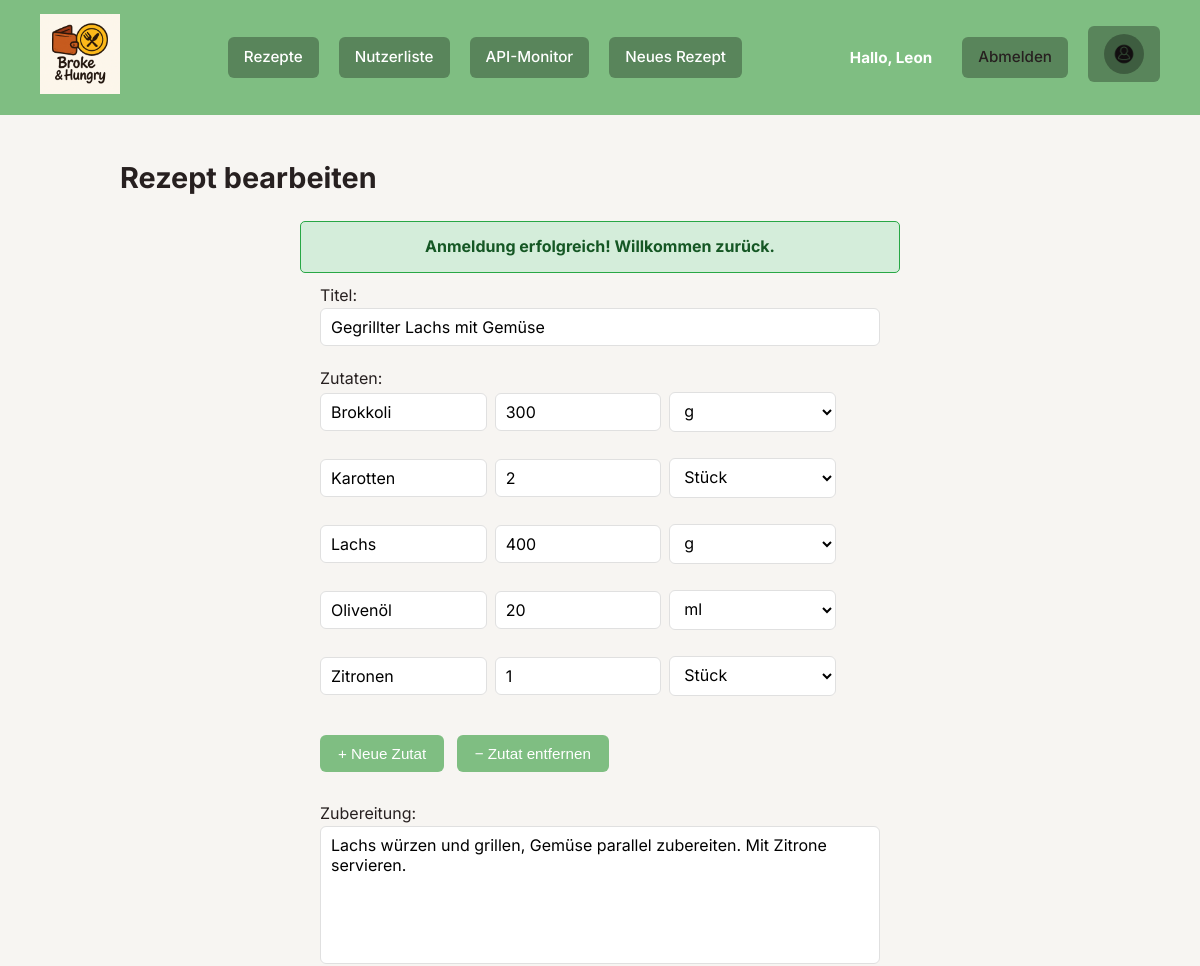
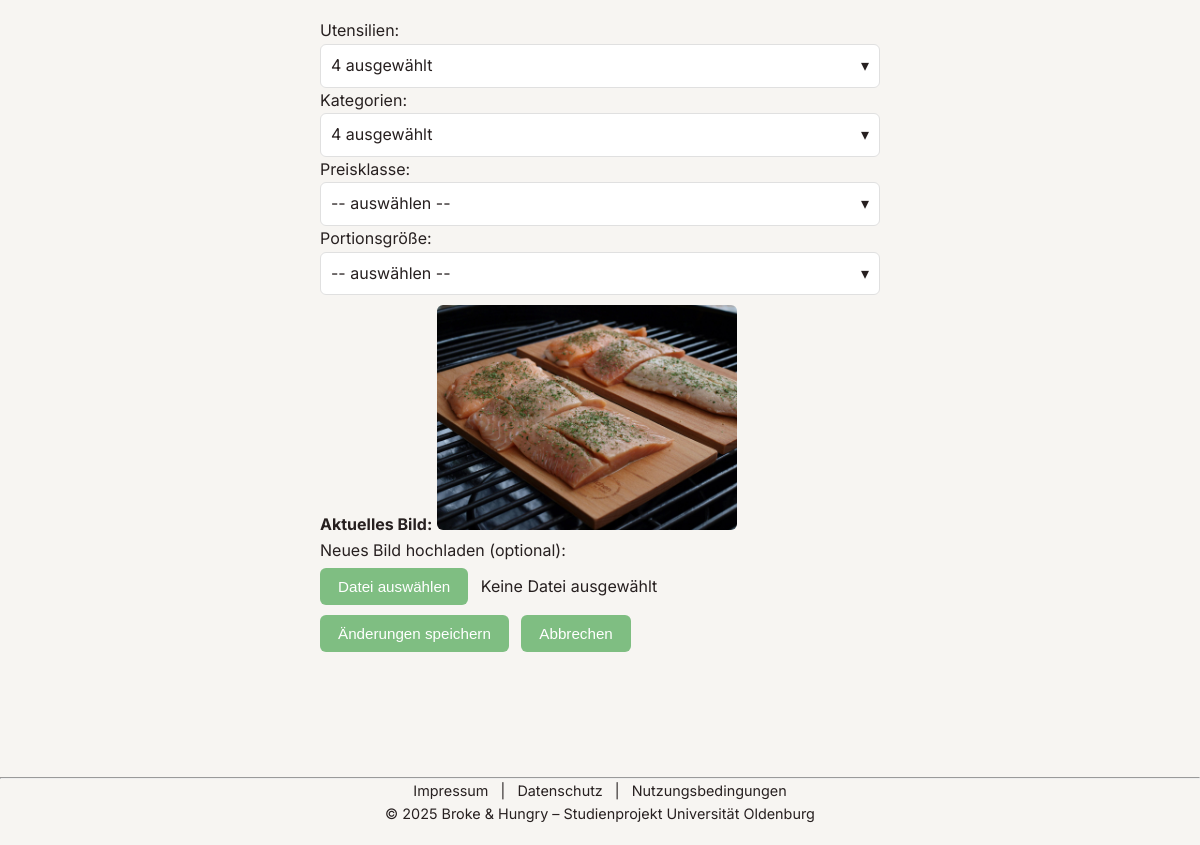
The app's page /index.php?page=rezept-bearbeiten&id=3 (signed in) with its own data (2 pictures, top to bottom).
### tables this page shows
CREATE TABLE Rezept (
            RezeptID INTEGER PRIMARY KEY AUTOINCREMENT,
            Titel TEXT NOT NULL,
            Zubereitung TEXT NOT NULL,
            BildPfad TEXT,
            ErstellerID INTEGER,
            PreisklasseID INTEGER,
            PortionsgroesseID INTEGER,
            Erstellungsdatum TEXT NOT NULL,
            FOREIGN KEY (ErstellerID) REFERENCES Nutzer(NutzerID) ON DELETE CASCADE,
            FOREIGN KEY (PreisklasseID) REFERENCES Preisklasse(PreisklasseID),
            FOREIGN KEY (PortionsgroesseID) REFERENCES Portionsgroesse(PortionsgroesseID)
        );

CREATE TABLE RezeptZutat (
            RezeptID INTEGER,
            Zutat TEXT,
            Menge TEXT,
            Einheit TEXT,
            PRIMARY KEY (RezeptID, Zutat),
            FOREIGN KEY (RezeptID) REFERENCES Rezept(RezeptID) ON DELETE CASCADE
        );

### php/controller/RezeptController.php (called while the page is built, shortened)
<?php
require_once 'php/model/RezeptDAO.php';
require_once 'php/include/form_utils.php';
function showRezeptBearbeitenFormular($id): void {
    require_once 'php/include/form_utils.php';
    $id = validateId($id);
    $dao = new RezeptDAO();
    $rezept = $dao->findeNachId($id);
    $rezept['kategorienMitIds'] = $dao->findeKategorienMitIdsNachRezeptId($id);
    require 'php/view/rezept-bearbeiten.php';
}

### data/pdo.php (called while the page is built)
<?php
class Database {
    private static ?PDO $pdo = null;
    public static function getConnection(): PDO {
        if (self::$pdo === null) {
            try {
                $dsn = 'sqlite:' . __DIR__ . '/brokeandhungry.sqlite';
                self::$pdo = new PDO($dsn);
                self::$pdo->setAttribute(PDO::ATTR_ERRMODE, PDO::ERRMODE_EXCEPTION);
                self::$pdo->setAttribute(PDO::ATTR_DEFAULT_FETCH_MODE, PDO::FETCH_ASSOC);
                self::$pdo->setAttribute(PDO::ATTR_EMULATE_PREPARES, false);
                self::$pdo->exec('PRAGMA foreign_keys = ON');
                self::$pdo->exec('PRAGMA journal_mode = WAL');
            } catch (PDOException $e) {
                error_log("SQLite-Datenbankverbindungsfehler: " . $e->getMessage());
                throw new RuntimeException("Datenbankverbindung fehlgeschlagen: " . $e->getMessage());
            }
        }
        return self::$pdo;
    }
}

### php/include/form_utils.php (called while the page is built, shortened)
<?php
function validateId($idRaw): ?int {
    return (isset($idRaw) && ctype_digit((string)$idRaw)) ? (int)$idRaw : null;
}

### php/model/RezeptDAO.php (called while the page is built, shortened)
<?php
class RezeptDAO {
    private PDO $db;
    public function __construct() {
        $this->db = Database::getConnection();
    }
    public function findeNachId(int $id): ?array {
        $sql = "
            SELECT
                r.RezeptID AS id,
                r.Titel AS titel,
                r.Zubereitung AS zubereitung,
                r.BildPfad AS bild,
                r.Erstellungsdatum AS datum,
                r.ErstellerID AS erstellerId,
                n.Benutzername AS erstellerName,
                n.Email AS erstellerEmail,
                r.PreisklasseID AS preisklasseId,
                r.PortionsgroesseID AS portionsgroesseId,
                pk.Preisspanne AS preisklasseName,
                pg.Angabe AS portionsgroesseName
            FROM Rezept r
            LEFT JOIN Nutzer n ON r.ErstellerID = n.NutzerID
            LEFT JOIN Preisklasse pk ON r.PreisklasseID = pk.PreisklasseID
            LEFT JOIN Portionsgroesse pg ON r.PortionsgroesseID = pg.PortionsgroesseID
            WHERE r.RezeptID = ?
        ";
        $stmt = $this->db->prepare($sql);
        $stmt->execute([$id]);
        $rezept = $stmt->fetch(PDO::FETCH_ASSOC);
        $stmt = $this->db->prepare("
            SELECT k.Bezeichnung
            FROM RezeptKategorie rk
            JOIN Kategorie k ON rk.KategorieID = k.KategorieID
         WHERE rk.RezeptID = ?
        ");
        $stmt->execute([$id]);
        $kategorien = $stmt->fetchAll(PDO::FETCH_ASSOC);
        $rezept['kategorien'] = array_column($kategorien, 'Bezeichnung');
        $stmt = $this->db->prepare("
            SELECT u.UtensilID, u.Name
            FROM RezeptUtensil ru
            JOIN Utensil u ON ru.UtensilID = u.UtensilID
            WHERE ru.RezeptID = ?
        ");
        $stmt->execute([$id]);
        $rezept['utensilien'] = $stmt->fetchAll(PDO::FETCH_ASSOC);
        $stmt = $this->db->prepare("
            SELECT Zutat AS zutat, Menge AS menge, Einheit AS einheit
            FROM RezeptZutat
            WHERE RezeptID = ?
        ");
        $stmt->execute([$id]);
        $rezept['zutaten'] = $stmt->fetchAll(PDO::FETCH_ASSOC);
        return $rezept;
    }
    public function findeKategorienMitIdsNachRezeptId(int $rezeptId): array {
        $stmt = $this->db->prepare("
            SELECT k.KategorieID, k.Bezeichnung
            FROM RezeptKategorie rk
            JOIN Kategorie k ON rk.KategorieID = k.KategorieID
            WHERE rk.RezeptID = ?
        ");
        $stmt->execute([$rezeptId]);
        return $stmt->fetchAll(PDO::FETCH_ASSOC);
    }
}

### php/view/rezept-bearbeiten.php (the view, shortened to what this page needs)
<main>
    <h2>Rezept bearbeiten</h2>
    <?php if (isset($_SESSION["flash"])): ?>
        <div class="flash-message <?= $_SESSION['flash']['type'] ?>"><?= htmlspecialchars($_SESSION["flash"]["message"]) ?></div>
    <?php endif; ?>
    <div class="form-container">
        <form action="index.php?page=rezept-aktualisieren&id=<?= urlencode($rezept['id']) ?>" method="post" enctype="multipart/form-data">
            <div class="form-group">
                <label for="titel">Titel:</label>
                <input
                        type="text"
                        id="titel"
                        name="titel"
                        maxlength="50"
                        required
                        value="<?= htmlspecialchars($_SESSION['formdata']['titel'] ?? $rezept['titel'] ?? '') ?>"
                >
            </div>
            <div class="form-group">
                <label for="zutaten">Zutaten:</label>
            </div>
            <div class="zutaten-bereich">
                <div id="zutaten-container">
                    <?php
                    $zutaten = $_SESSION['formdata']['zutaten'] ?? $rezept['zutaten'] ?? [];
                    $einheitenListe = ["g", "kg", "ml", "l", "Msp", "TL", "EL", "Stück"];
                    foreach ($zutaten as $index => $zutat):
                        ?>
                        <div class="zutaten-paar" style="display: flex; gap: 8px; margin-bottom: 6px; align-items: center;">
                            <input type="text" name="zutatennamen[]" placeholder="Zutat" maxlength="20" value="<?= htmlspecialchars($zutat['zutat']) ?>" <?= $index === 0 ? 'required' : '' ?>>
                            <input type="number" name="mengen[]" placeholder="Menge" step="0.1" min="0" max="999999" value="<?= htmlspecialchars($zutat['menge']) ?>">
                            <select name="einheiten[]">
                                <?php foreach ($einheitenListe as $einheit): ?>
                                    <option value="<?= $einheit ?>" <?= $zutat['einheit'] === $einheit ? "selected" : "" ?>><?= $einheit ?></option>
                                <?php endforeach; ?>
                            </select>
                        </div>
                    <?php endforeach; ?>
                </div>
                <div class="js-only flex" style="gap: 10px; margin-top: 8px;">
                    <button type="button" class="btn" onclick="neueZutat()">+ Neue Zutat</button>
                    <button type="button" class="btn" onclick="letztesZutatEntfernen()">− Zutat entfernen</button>
                </div>
            </div>
            <div class="form-group">
                <label for="zubereitung">Zubereitung:</label>
                <textarea
                        id="zubereitung"
                        name="zubereitung"
                        rows="6"
                        required
                        placeholder="Beschreiben Sie hier Schritt für Schritt die Zubereitung..."
                ><?= htmlspecialchars($_SESSION['formdata']['zubereitung'] ?? $rezept['zubereitung']) ?></textarea>
            </div>
            <div class="form-group">
                <label for="utensilien">Utensilien:</label>
                <div class="dropdown-multiselect js-only">
                    <div class="dropdown-header" onclick="toggleDropdown(this)">
                        <span class="dropdown-label">
                        </span>
                        <span class="dropdown-arrow">&#x25BE;</span>
                    </div>
                </div>
            </div>
            <div class="form-group">
                <label>Kategorien:</label>
                <div class="dropdown-multiselect js-only">
                    <div class="dropdown-header" onclick="toggleDropdown(this)">
                        <span class="dropdown-label">
                        </span>
                        <span class="dropdown-arrow">&#x25BE;</span>
                    </div>
                </div>
            </div>
            <div class="form-group">
                <label for="preisklasse">Preisklasse:</label>
                <div class="dropdown-multiselect single-select js-only">
                    <div class="dropdown-header" onclick="toggleDropdown(this)">
                        <span class="dropdown-label">
                        </span>
                        <span class="dropdown-arrow">▾</span>
                    </div>
                </div>
            </div>
            <div class="form-group">
                <label for="portionsgroesse">Portionsgröße:</label>
                <div class="dropdown-multiselect single-select js-only">
                    <div class="dropdown-header" onclick="toggleDropdown(this)">
                        <span class="dropdown-label">
                        </span>
                        <span class="dropdown-arrow">▾</span>
                    </div>
                </div>
            </div>
            <div class="form-group">
                <label><strong>Aktuelles Bild:</strong></label>
                <?php if (!empty($rezept['bild'])): ?>
                    <img src="<?= htmlspecialchars($rezept['bild']) ?>" alt="Rezeptbild"
                         style="border-radius:6px; max-width:300px; object-fit:contain; margin-top: 10px;">
                <?php else: ?>
                    <p style="color: #666; margin-top: 5px;">Kein Bild vorhanden</p>
                <?php endif; ?>
            </div>
            <div class="form-group">
                <label for="bild">Neues Bild hochladen (optional):</label>
                <div class="custom-file-upload js-only">
                    <button type="button" id="btn-select-file" class="btn">Datei auswählen</button>
                    <span id="selected-file-name">Keine Datei ausgewählt</span>
                </div>
            </div>
            <div class="form-group">
                <input type="submit" value="Änderungen speichern" class="btn">
                <button type="button" class="btn" onclick="window.history.back()">Abbrechen</button>
            </div>
        </form>
    </div>
</main>

### css/style.css (style rules this page uses)
:root { --accent: #7fbe82; --accent-dark: #5e8f60; --bg: #f7f5f2; --text: #272020; --muted: #666; --card-bg: #f9f9f9; --border: #e0e0e0; --btn-hover: #5e8f60; --header-btn-bg: rgba(0, 0, 0, 0.3); --header-btn-bg-hover: rgba(0, 0, 0, 0.6); --header-btn-txt: #fff; --header-btn-txt-hover: #fff; }
* { box-sizing: border-box; margin: 0; padding: 0; }
body { font-family: 'Inter', sans-serif; background-color: var(--bg); color: var(--text); line-height: 1.6; font-size: 16px; -webkit-font-smoothing: antialiased; -moz-osx-font-smoothing: grayscale; }
h2, main h2 { font-size: 1.8rem; margin-bottom: 20px; color: var(--text); }
form { max-width: 600px; margin: 0 auto; }
form input[type="text"], form input[type="email"], form input[type="number"], form input[type="password"], form select, form textarea { width: 100%; max-width: 600px; min-width: 0; box-sizing: border-box; display: block; border-radius: 6px; border: 1px solid var(--border); padding: 8px 10px; font-size: 1rem; font-family: inherit; background-color: #fff; margin-bottom: 20px; }
form textarea { resize: none; }
.btn, button, input[type="submit"], input[type="reset"], input[type="button"] { background-color: var(--accent); color: #fff; border: none; border-radius: 6px; padding: 10px 18px; font-size: 0.95rem; font-weight: 500; cursor: pointer; margin: 5px 8px 5px 0; display: inline-flex; align-items: center; justify-content: center; transition: background-color 0.3s; }
main { padding: 40px 20px; max-width: 1000px; margin: 0 auto; }
.zutaten-bereich { display: flex; flex-direction: column; align-items: flex-start; margin-bottom: 1.5rem; }
input[type="text"], input[type="number"], input[type="email"], select, textarea { width: 100%; max-width: 600px; box-sizing: border-box; }
button.btn, input[type="submit"], input[type="reset"] { max-width: 200px; }
textarea, input[type="text"], input[type="email"], input[type="number"], select { width: 100%; max-width: 600px; box-sizing: border-box; }
.dropdown-multiselect { position: relative; width: 100%; max-width: 600px; font-size: 1rem; font-family: inherit; box-sizing: border-box; }
.dropdown-header { display: flex; justify-content: space-between; align-items: center; padding: 8px 10px; border: 1px solid var(--border, #ccc); border-radius: 6px; background-color: #fff; font-size: 1rem; font-family: inherit; width: 100%; box-sizing: border-box; cursor: pointer; min-height: 42px; transition: border-color 0.2s ease, box-shadow 0.2s ease; }
.dropdown-arrow { font-size: 1rem; transition: transform 0.2s ease; }
.form-container { max-width: 600px; margin: 0 auto; padding: 0 20px; box-sizing: border-box; }
.flash-message { padding: 12px; margin: 10px 0; border-radius: 5px; font-weight: bold; text-align: center; max-width: 600px; margin-left: auto; margin-right: auto; }
.flash-message.success { background-color: #d4edda; color: #155724; border: 1px solid #28a745; }

### records on screen
rezept: titel "Gegrillter Lachs mit Gemüse", zubereitung "Lachs würzen und grillen, Gemüse parallel zubereiten. Mit Zitrone servieren.", BildPfad (picture)
rezeptzutat: Zutat "Brokkoli", Menge "300", Einheit "g"
rezeptzutat: Zutat "Karotten", Menge "2", Einheit "Stück"
rezeptzutat: Zutat "Lachs", Menge "400", Einheit "g"
rezeptzutat: Zutat "Olivenöl", Menge "20", Einheit "ml"
rezeptzutat: Zutat "Zitronen", Menge "1", Einheit "Stück"

### other values on screen
$_SESSION['benutzername'] "Leon"
$_SESSION["flash"]["message"] "Anmeldung erfolgreich! Willkommen zurück."
